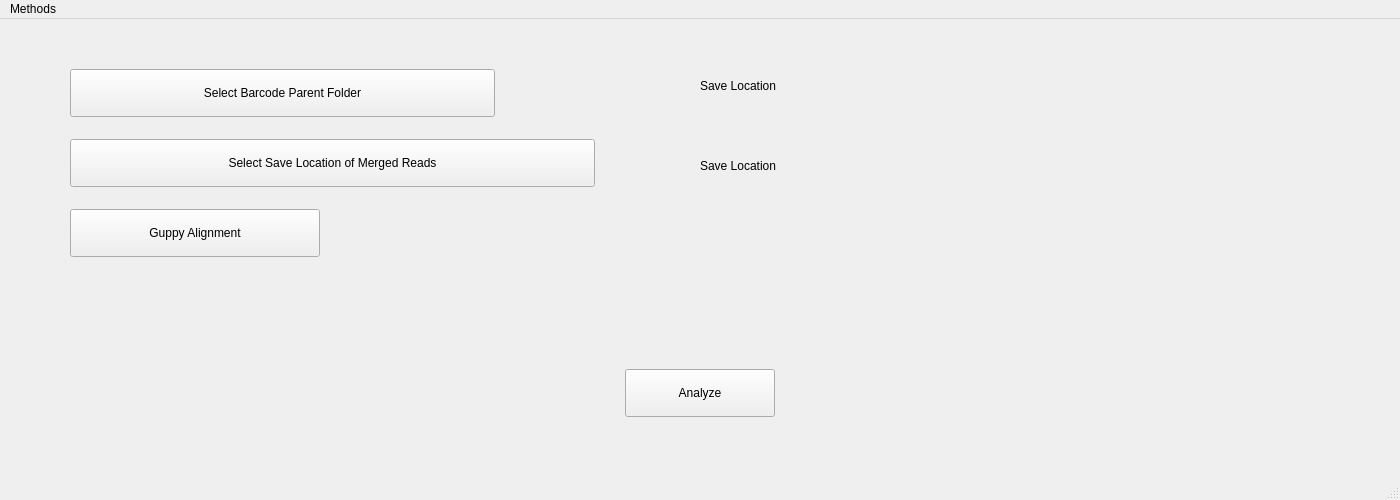
<?xml version="1.0" encoding="UTF-8"?>
<ui version="4.0">
 <class>MainWindow</class>
 <widget class="QMainWindow" name="MainWindow">
  <property name="geometry">
   <rect>
    <x>0</x>
    <y>0</y>
    <width>1400</width>
    <height>500</height>
   </rect>
  </property>
  <property name="windowTitle">
   <string>MainWindow</string>
  </property>
  <widget class="QWidget" name="centralwidget">
   <widget class="QLabel" name="barcode_parent_label">
    <property name="geometry">
     <rect>
      <x>700</x>
      <y>50</y>
      <width>671</width>
      <height>34</height>
     </rect>
    </property>
    <property name="text">
     <string>Save Location</string>
    </property>
   </widget>
   <widget class="QPushButton" name="barcode_parent_button">
    <property name="geometry">
     <rect>
      <x>70</x>
      <y>50</y>
      <width>425</width>
      <height>48</height>
     </rect>
    </property>
    <property name="text">
     <string>Select Barcode Parent Folder</string>
    </property>
   </widget>
   <widget class="QPushButton" name="merged_reads_button">
    <property name="geometry">
     <rect>
      <x>70</x>
      <y>120</y>
      <width>525</width>
      <height>48</height>
     </rect>
    </property>
    <property name="text">
     <string>Select Save Location of Merged Reads</string>
    </property>
   </widget>
   <widget class="QLabel" name="merged_reads_label">
    <property name="geometry">
     <rect>
      <x>700</x>
      <y>130</y>
      <width>671</width>
      <height>34</height>
     </rect>
    </property>
    <property name="text">
     <string>Save Location</string>
    </property>
   </widget>
   <widget class="QPushButton" name="analyze_button">
    <property name="geometry">
     <rect>
      <x>625</x>
      <y>350</y>
      <width>150</width>
      <height>48</height>
     </rect>
    </property>
    <property name="text">
     <string>Analyze</string>
    </property>
   </widget>
   <widget class="QPushButton" name="guppy_alignment">
    <property name="geometry">
     <rect>
      <x>70</x>
      <y>190</y>
      <width>250</width>
      <height>48</height>
     </rect>
    </property>
    <property name="text">
     <string>Guppy Alignment</string>
    </property>
   </widget>
  </widget>
  <widget class="QMenuBar" name="menubar">
   <property name="geometry">
    <rect>
     <x>0</x>
     <y>0</y>
     <width>1400</width>
     <height>39</height>
    </rect>
   </property>
   <widget class="QMenu" name="menuMethods">
    <property name="title">
     <string>Methods</string>
    </property>
    <addaction name="actionCount_Reads"/>
    <addaction name="actionMerge_Files"/>
   </widget>
   <addaction name="menuMethods"/>
  </widget>
  <widget class="QStatusBar" name="statusbar"/>
  <action name="actionGuppy_Alignment">
   <property name="text">
    <string>Guppy Alignment</string>
   </property>
   <property name="toolTip">
    <string>GuppyAlignmentUI</string>
   </property>
  </action>
  <action name="actionCount_Reads">
   <property name="text">
    <string>Count Reads</string>
   </property>
  </action>
  <action name="actionMerge_Files">
   <property name="text">
    <string>Merge Files</string>
   </property>
  </action>
 </widget>
 <resources/>
 <connections/>
</ui>
